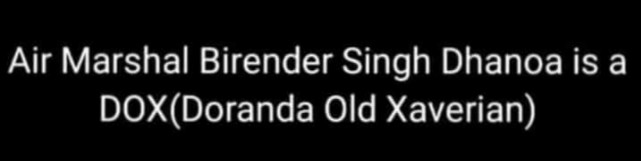
#> input picture Python Files/data/MainInputToSplit/new.jpg, 641 x 161 px
$ python DigitalRec.py
#> lines starting #> are read from the running program, lines starting #| are printed output that depends on the picture; after the words box and inside, x2 and y2 are one past the last pixel; in counts of white or black regions, pixels touching at a corner belong together
# import the necessary packages
from PIL import Image
import pytesseract
import argparse
import cv2
import os


def mainD():

    # construct the argument parse and parse the arguments
    ap = argparse.ArgumentParser()
    # ap.add_argument("-i", "--image", required=True, help="path to input image to be OCR'd")
    ap.add_argument("-p", "--preprocess", type=str, default="thresh",help="type of preprocessing to be done")
    args = vars(ap.parse_args())

    # load the example image and convert it to grayscale
    image = cv2.imread('../data/MainInputToSplit/new.jpg')
#> image is the input picture: shape (161, 641, 3); min 0, max 255, mean 21.6
    gray = cv2.cvtColor(image, cv2.COLOR_BGR2GRAY)

    # check to see if we should apply thresholding to preprocess the
    # image
    if args["preprocess"] == "thresh":
        gray = cv2.threshold(gray, 0, 255,cv2.THRESH_BINARY | cv2.THRESH_OTSU)[1]
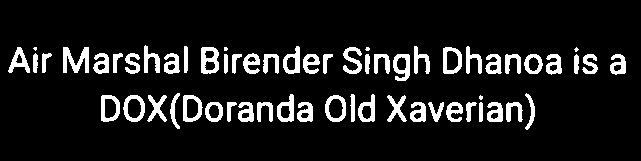
#> gray: shape (161, 641); 10.4% white; 60 white regions (5 under 20 px), largest, box (x1, y1, x2, y2) and area: (63, 47, 89, 73) 392, (201, 47, 219, 74) 323, (393, 54, 410, 81) 278

    # make a check to see if median blurring should be done to remove
    # noise
    elif args["preprocess"] == "blur":
        gray = cv2.medianBlur(gray, 3)

    # write the grayscale image to disk as a temporary file so we can
    # apply OCR to it
    filename = "{}.png".format(os.getpid())
    cv2.imwrite(filename, gray)

    # load the image as a PIL/Pillow image, apply OCR, and then delete
    # the temporary file
    pytesseract.pytesseract.tesseract_cmd = 'C:\\Program Files (x86)\\Tesseract-OCR\\tesseract.exe'
#> (the run stopped early here; a loop or call above may not have finished)
